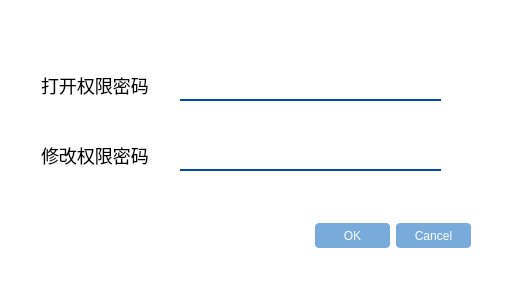
<?xml version="1.0" encoding="UTF-8"?>
<ui version="4.0">
 <class>ExcelAccess</class>
 <widget class="QDialog" name="ExcelAccess">
  <property name="geometry">
   <rect>
    <x>0</x>
    <y>0</y>
    <width>507</width>
    <height>290</height>
   </rect>
  </property>
  <property name="windowTitle">
   <string>请输入表格密码</string>
  </property>
  <property name="styleSheet">
   <string notr="true">QDialog{
	background: white;
}

QLabel{
	font-family: &quot;微软雅黑&quot;;
	font-size: 18px;
}

QLineEdit{
	border: none;
	border-bottom: 2px solid rgb(0, 78, 161);
	font-size: 20px;
}

QPushButton{
        border-radius: 4px;
        border: none;
        width: 75px;
        height: 25px;
		font-family: &quot;微软雅黑&quot;;
}
QPushButton:enabled {
        background: rgb(120, 170, 220);
        color: white;
}
QPushButton:!enabled {
        background: rgb(180, 180, 180);
        color: white;
}
QPushButton:enabled:hover{
        background: rgb(100, 160, 220);
}
QPushButton:enabled:pressed{
        background: rgb(0, 78, 161);
}</string>
  </property>
  <widget class="QDialogButtonBox" name="buttonBox">
   <property name="geometry">
    <rect>
     <x>130</x>
     <y>220</y>
     <width>341</width>
     <height>32</height>
    </rect>
   </property>
   <property name="orientation">
    <enum>Qt::Horizontal</enum>
   </property>
   <property name="standardButtons">
    <set>QDialogButtonBox::Cancel|QDialogButtonBox::Ok</set>
   </property>
  </widget>
  <widget class="QLabel" name="label">
   <property name="geometry">
    <rect>
     <x>41</x>
     <y>70</y>
     <width>111</width>
     <height>31</height>
    </rect>
   </property>
   <property name="text">
    <string>打开权限密码</string>
   </property>
  </widget>
  <widget class="QLineEdit" name="openPasswordLineEdit">
   <property name="geometry">
    <rect>
     <x>180</x>
     <y>70</y>
     <width>261</width>
     <height>31</height>
    </rect>
   </property>
  </widget>
  <widget class="QLabel" name="label_2">
   <property name="geometry">
    <rect>
     <x>41</x>
     <y>140</y>
     <width>111</width>
     <height>31</height>
    </rect>
   </property>
   <property name="text">
    <string>修改权限密码</string>
   </property>
  </widget>
  <widget class="QLineEdit" name="editPasswordLineEdit">
   <property name="geometry">
    <rect>
     <x>180</x>
     <y>140</y>
     <width>261</width>
     <height>31</height>
    </rect>
   </property>
  </widget>
 </widget>
 <resources/>
 <connections>
  <connection>
   <sender>buttonBox</sender>
   <signal>accepted()</signal>
   <receiver>ExcelAccess</receiver>
   <slot>accept()</slot>
   <hints>
    <hint type="sourcelabel">
     <x>248</x>
     <y>254</y>
    </hint>
    <hint type="destinationlabel">
     <x>157</x>
     <y>274</y>
    </hint>
   </hints>
  </connection>
  <connection>
   <sender>buttonBox</sender>
   <signal>rejected()</signal>
   <receiver>ExcelAccess</receiver>
   <slot>reject()</slot>
   <hints>
    <hint type="sourcelabel">
     <x>316</x>
     <y>260</y>
    </hint>
    <hint type="destinationlabel">
     <x>286</x>
     <y>274</y>
    </hint>
   </hints>
  </connection>
 </connections>
</ui>
